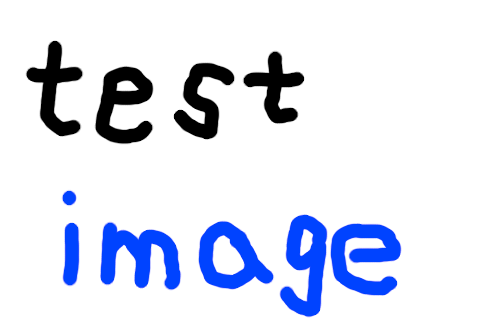
#> input picture APDX_A_PyArt/testImage.png, 480 x 320 px
$ python pasteImageFile.py
#> lines starting #> are read from the running program, lines starting #| are printed output that depends on the picture
from PIL import Image


img = Image.open('./testImage.png')
#> img is the input picture: PIL image 480x320 RGB; mean R, G, B 221.2, 226.2, 241
crop = (30, 70, 300, 200)
croppedImage = img.crop(crop)
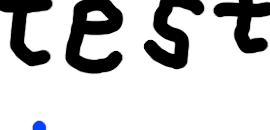
#> croppedImage: PIL image 270x130 RGB; mean R, G, B 200.2, 200.3, 200.9
print(croppedImage.size)
#| (270, 130)

img.paste(croppedImage, (200, 200))
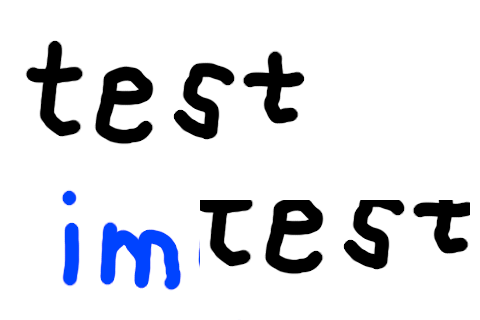
#> img: PIL image 480x320 RGB; mean R, G, B 222.2, 223.8, 228.6
img.show()
